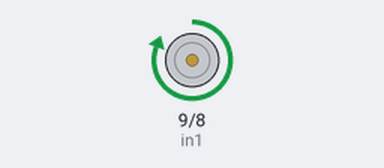
A sketch run on a simulated Arduino Uno, built with avr-gcc and run on an emulated ATmega328P. Shown: motor-driver pin pairs drawn as motors (green arrow = first pin HIGH = forward, orange = second pin HIGH = backward, longer = more drive, scaled by the enable pin).

Above: at 23.4 s.
At 28.4 s:
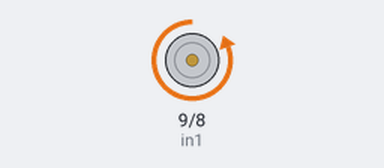
Timing chart, 0 to 34.1 s (numbered marks = the images above):
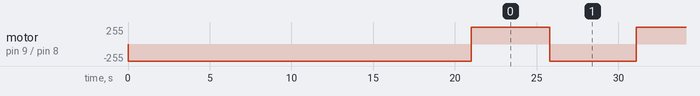

The sketch:

LA_test.ino
```cpp
// connect motor controller pins to Arduino digital pins
// motor one
//POWER SUPPLY VOLTAGE: 11.8V
int enA = 10;
int in1 = 9;
int in2 = 8;

void setup()
{
  // set all the motor control pins to outputs
  pinMode(enA, OUTPUT);
  pinMode(in1, OUTPUT);
  pinMode(in2, OUTPUT);
  analogWrite(enA, 255);
  reset();
//  stopMotor();
}
void loop()
{
  demoOne();
  delay(100);
}
void extend()
{
  Serial.print("Extending");
  digitalWrite(in1, HIGH);
  digitalWrite(in2, LOW);
}
void retract()
{
  Serial.print("Retracting");
  digitalWrite(in1, LOW);
  digitalWrite(in2, HIGH);
}
void reset(){
  Serial.print("Reset Initiated");
  retract();
  delay(21000);
  Serial.print("Reset Complete");
}
void stopMotor()
{
  Serial.print("Stopping Motor");
  digitalWrite(in1, LOW);
  digitalWrite(in2, LOW);
}
void demoOne()
{

  extend();
  delay(4800);
  retract();
  delay(5200);


}
//void demoTwo()
//{
//  // this function will run the motors across the range of possible speeds
//  // note that maximum speed is determined by the motor itself and the operating voltage
//  // the PWM values sent by analogWrite() are fractions of the maximum speed possible
//  // by your hardware
//  // turn on motors
//  digitalWrite(in1, LOW);
//  digitalWrite(in2, HIGH);
//
//  // accelerate from zero to maximum speed
//
// for (int i = 0; i < 256; i++) {
//  analogWrite(enA, i);
//  delay(20);
//  }
//// decelerate from maximum speed to zero
//for (int i = 255; i > 0; --i)
//  {
//    analogWrite(enA, i);
//    delay(20);
//  }
//
//
//  // now turn off motors
//  digitalWrite(in1, LOW);
//  digitalWrite(in2, LOW);
//}
```

Measured:
- by itself, motor on pin 9 (in1) / pin 8 (in2): repeats every 10.1 s: forward 255/255 4.8 s, backward 255/255 5.3 s
